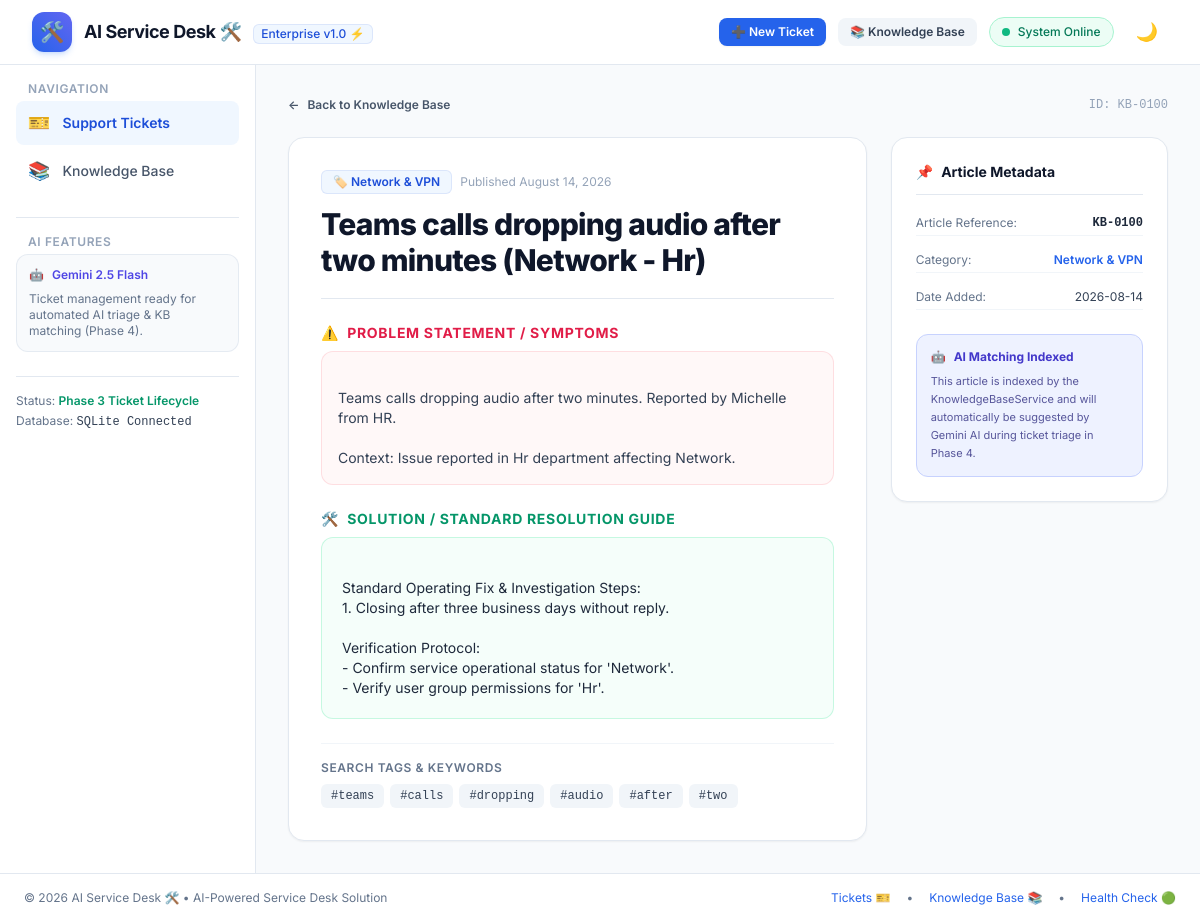
The page /kb/100 on the database its author committed.
### app/models.py (models this page shows)
class KBArticle(Base):
    __tablename__ = "kb_articles"
    id = Column(Integer, primary_key=True, index=True, autoincrement=True)
    title = Column(String(255), nullable=False)
    category = Column(String(100), nullable=False)
    problem = Column(Text, nullable=False)
    solution = Column(Text, nullable=False)
    keywords = Column(Text, nullable=True)
    created_at = Column(DateTime(timezone=True), default=utc_now)

### app/routers/kb.py (the view)
@router.get("/kb/{article_id}", response_class=HTMLResponse)
async def view_kb_article(
    request: Request,
    article_id: int,
    created: Optional[bool] = False,
    db: Session = Depends(get_db)
):
    article = KBService.get_article_by_id(db, article_id)
    if not article:
        raise HTTPException(status_code=404, detail=f"Knowledge Base article #{article_id} not found")
    return templates.TemplateResponse(
        request=request,
        name="kb/detail.html",
        context={
            "app_name": settings.APP_NAME,
            "article": article,
            "created": created
        }
    )

### app/templates/kb/detail.html (shortened to what this page needs)
{% extends "base.html" %}
{% block content %}
<div class="space-y-6">
    <div class="flex items-center justify-between gap-4">
        <a href="/kb" class="inline-flex items-center gap-2 text-xs font-semibold text-slate-600 dark:text-slate-400 hover:text-brand-600 dark:hover:text-brand-400 transition">
            <span>←</span>
            <span>Back to Knowledge Base</span>
        </a>
        <span class="text-xs font-mono text-slate-400">ID: KB-{{ "%04d" % article.id }}</span>
    </div>
    <div class="grid grid-cols-1 lg:grid-cols-12 gap-6">
        <div class="lg:col-span-8 space-y-6">
            <div class="rounded-2xl bg-white dark:bg-slate-800 border border-slate-200 dark:border-slate-700 p-6 sm:p-8 shadow-sm space-y-6">
                <div class="space-y-3 border-b border-slate-200 dark:border-slate-700 pb-5">
                    <div class="flex flex-wrap items-center gap-2">
                        <span class="inline-flex items-center gap-1 rounded-md bg-brand-50 dark:bg-brand-900/40 px-3 py-1 text-xs font-semibold text-brand-700 dark:text-brand-300 ring-1 ring-inset ring-brand-700/10">
                            🏷️ {{ article.category }}
                        </span>
                        <span class="text-xs text-slate-400">Published {{ article.created_at.strftime('%B %d, %Y') }}</span>
                    </div>
                    <h1 class="text-2xl sm:text-3xl font-extrabold text-slate-900 dark:text-white tracking-tight">
                        {{ article.title }}
                    </h1>
                </div>
                <div class="space-y-2">
                    <h2 class="text-sm font-bold uppercase tracking-wider text-rose-600 dark:text-rose-400 flex items-center gap-2">
                        <span>⚠️</span> Problem Statement / Symptoms
                    </h2>
                    <div class="rounded-xl bg-rose-50/50 dark:bg-rose-950/20 border border-rose-200/60 dark:border-rose-900/40 p-4 text-xs sm:text-sm text-slate-700 dark:text-slate-300 leading-relaxed whitespace-pre-line">
                        {{ article.problem }}
                    </div>
                </div>
                <div class="space-y-2">
                    <h2 class="text-sm font-bold uppercase tracking-wider text-emerald-600 dark:text-emerald-400 flex items-center gap-2">
                        <span>🛠️</span> Solution / Standard Resolution Guide
                    </h2>
                    <div class="rounded-xl bg-emerald-50/50 dark:bg-emerald-950/20 border border-emerald-200/60 dark:border-emerald-900/40 p-5 text-xs sm:text-sm text-slate-800 dark:text-slate-200 leading-relaxed whitespace-pre-line font-normal">
                        {{ article.solution }}
                    </div>
                </div>
                {% if article.keywords %}
                    <div class="pt-4 border-t border-slate-100 dark:border-slate-700/60 space-y-2">
                        <h3 class="text-xs font-semibold text-slate-500 uppercase tracking-wider">Search Tags & Keywords</h3>
                        <div class="flex flex-wrap gap-1.5">
                            {% for kw in article.keywords.split(',') %}
                                <a href="/kb?q={{ kw.strip() }}" class="inline-block bg-slate-100 dark:bg-slate-900 hover:bg-brand-50 dark:hover:bg-brand-900/40 text-slate-700 dark:text-slate-300 hover:text-brand-600 px-2.5 py-1 rounded-md text-xs font-mono transition">
                                    #{{ kw.strip() }}
                                </a>
                            {% endfor %}
                        </div>
                    </div>
                {% endif %}
            </div>
        </div>
        <div class="lg:col-span-4 space-y-6">
            <div class="rounded-2xl bg-white dark:bg-slate-800 border border-slate-200 dark:border-slate-700 p-6 shadow-sm space-y-4">
                <h3 class="text-sm font-bold text-slate-900 dark:text-white border-b border-slate-200 dark:border-slate-700 pb-3 flex items-center gap-2">
                    <span>📌</span> Article Metadata
                </h3>
                <div class="space-y-3 text-xs">
                    <div class="flex justify-between py-1 border-b border-slate-100 dark:border-slate-700/50">
                        <span class="text-slate-500 dark:text-slate-400">Article Reference:</span>
                        <span class="font-mono font-bold text-slate-800 dark:text-slate-200">KB-{{ "%04d" % article.id }}</span>
                    </div>
                    <div class="flex justify-between py-1 border-b border-slate-100 dark:border-slate-700/50">
                        <span class="text-slate-500 dark:text-slate-400">Category:</span>
                        <span class="font-semibold text-brand-600 dark:text-brand-400">{{ article.category }}</span>
                    </div>
                    <div class="flex justify-between py-1 border-b border-slate-100 dark:border-slate-700/50">
                        <span class="text-slate-500 dark:text-slate-400">Date Added:</span>
                        <span class="text-slate-700 dark:text-slate-300">{{ article.created_at.strftime('%Y-%m-%d') }}</span>
                    </div>
                </div>
                <div class="pt-2">
                    <div class="p-3.5 rounded-xl bg-indigo-50 dark:bg-indigo-950/40 border border-indigo-200 dark:border-indigo-800/50 space-y-2">
                        <div class="flex items-center gap-2 text-xs font-bold text-indigo-700 dark:text-indigo-300">
                            <span>🤖</span>
                            <span>AI Matching Indexed</span>
                        </div>
                        <p class="text-[11px] text-indigo-900/80 dark:text-indigo-300/80 leading-relaxed">
                            This article is indexed by the KnowledgeBaseService and will automatically be suggested by Gemini AI during ticket triage in Phase 4.
                        </p>
                    </div>
                </div>
            </div>
        </div>
    </div>
</div>
{% endblock %}

### app/static/css/style.css (style rules this page uses)
body { font-family: 'Inter', system-ui, -apple-system, BlinkMacSystemFont, "Segoe UI", Roboto, sans-serif; }

### rows shown on the page
KBArticle: id "0100", category "Network & VPN", created_at "August 14, 2026", title "Teams calls dropping audio after two minutes (Network - Hr)", problem "Teams calls dropping audio after two minutes. Reported by Michelle from HR. Context: Issue reported in Hr department affecting Network.", solution "Standard Operating Fix & Investigation Steps: 1. Closing after three business days without reply. Verification Protocol: - Confirm service operational status for 'Network'. - Verify user group permissions for 'Hr'.", created_at "2026-08-14"

### other values the page prints
{{ app_name }} "AI Service Desk 🛠️"
{{ kw.strip() }} "teams" "calls" "dropping" "audio" "after" "two"
